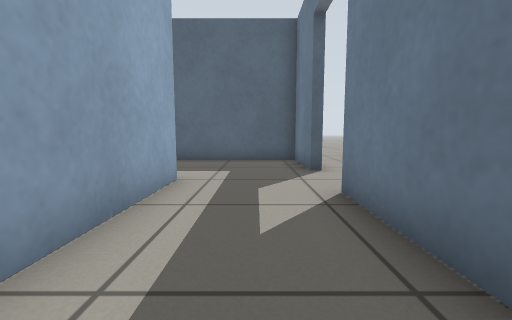
View 1 (above)

13 first-person views from a walk through a world built for the Gazebo simulator. The camera is 0.5 m above the floor, tilts 6° down and sees 90° across. The floor is counted in squares, 0.5 m on a side. Each view is taken from the middle of a square. On the plan, view 1 faces up. The plan holds only what a view shows up to about 11 squares ahead; the rest is blank.

View 2
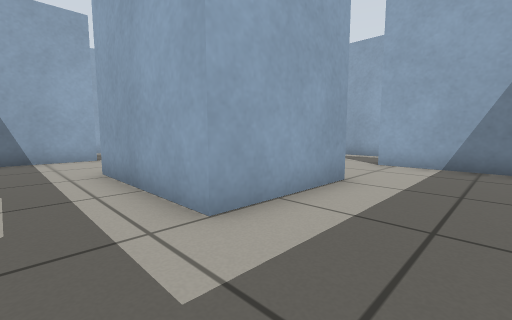

View 3
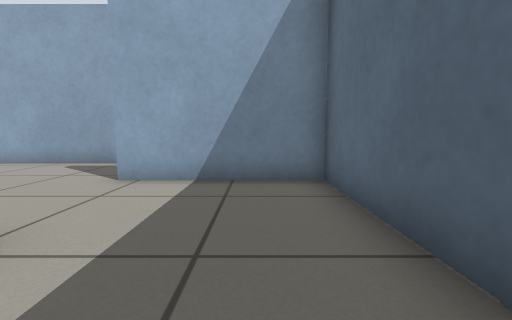

View 4
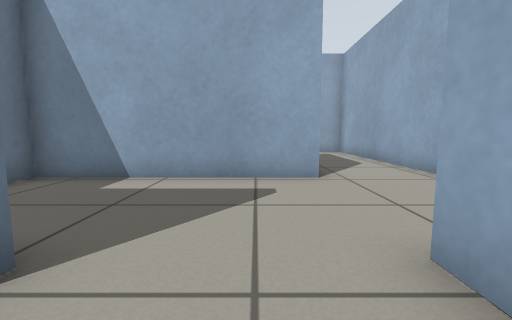

View 5
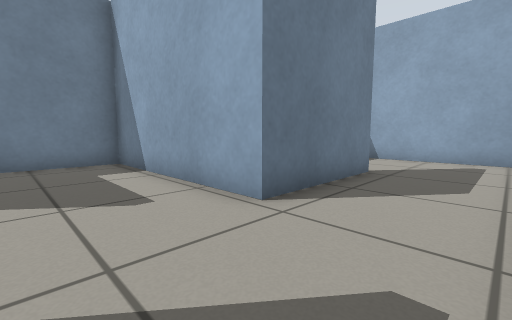

View 6
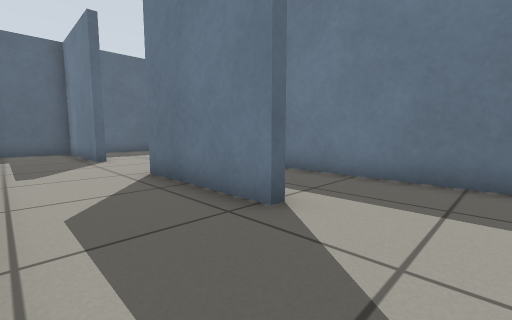

View 7
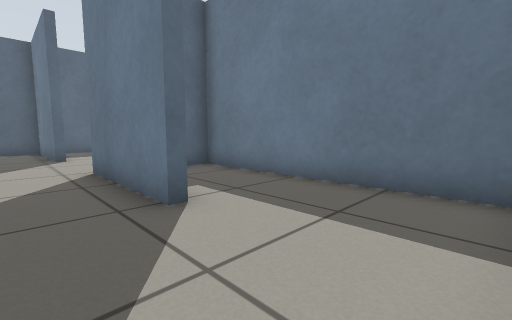

View 8
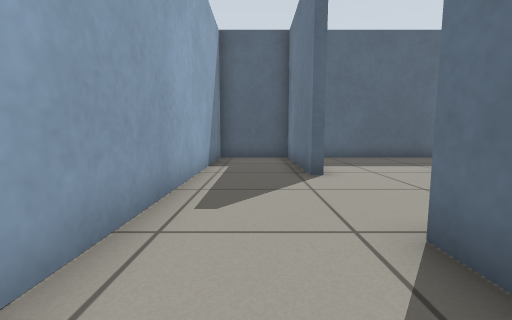

View 9
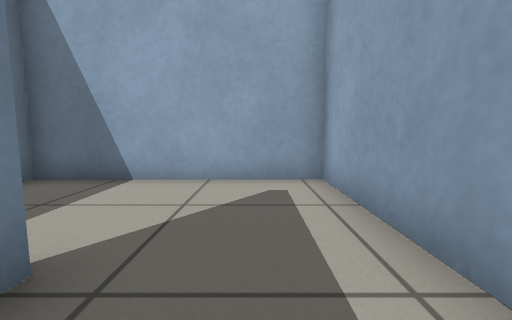

View 10
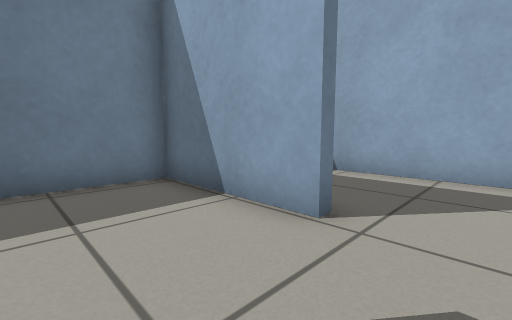

View 11
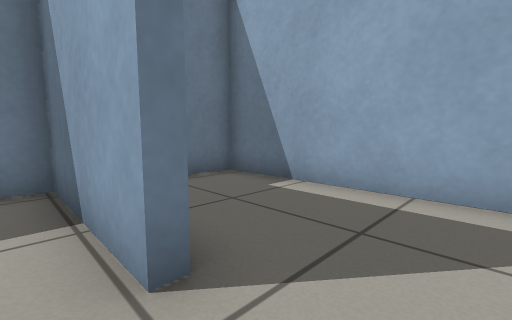

View 12
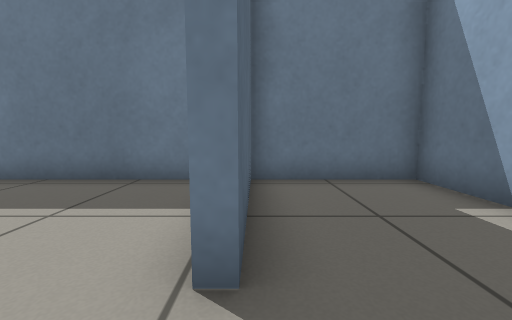

View 13
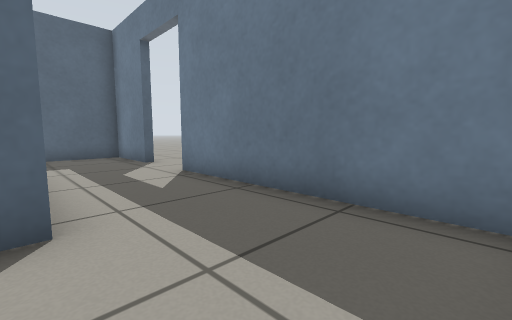

### Floor plan
Points are (right, up) in squares from view 1. A wall is a line through its corners. A room is listed if a view was taken in it or the views show most of it. See-through windows are left out.
Room 1 (views 1, 2, 3, 4, 5, 6, 7, 8, 9, 13)
walls: (-5.3, 5.5) (-1.7, 5.5) (-1.7, 1) (-2.1, 1); (-8.7, 5) (-8.7, 9.5) (-11.5, 9.5) (-11.5, -6.5) (-5.2, -6.5) (-5.2, 1) (-6, 1); (-8, -2.7) (-8.4, -2.7) (-8.4, 1.3) (-2, 1.3) (-2, 4.1); (-2.5, -2.6) (1.5, -2.6) (1.5, 4.4); (1.5, 6.8) (1.5, 9.5) (-8.4, 9.5) (-8.4, 5)
ways out: opening at (-2, -1) to room 2; open door at (2, 5.5)
Room 2 (views 10, 11, 12)
walls: (-2.5, -2.9) (-2.5, -2.6)
ways out: opening at (-2, -1) to room 1; opening at (-3.5, -3) to room 3
Room 3 (no view inside)
walls: (-4.1, -6.5) (1.5, -6.5) (1.5, -2.9); (1, -2.9) (-2.5, -2.9)
ways out: opening at (-3.5, -3) to room 2

Where each view was taken, in squares from view 1:
view 1: 0 up, 0 right, facing up
view 2: 8 up, 0 right, facing down-left
view 3: 8 up, 3 left, facing left
view 4: 7 up, 7 left, facing down
view 5: 4 up, 11 left, facing down-right
view 6: 5 down, 11 left, facing up-right
view 7: 6 down, 10 left, facing up-right
view 8: 1 down, 10 left, facing up
view 9: 1 down, 10 left, facing down
view 10: 0 up, 4 left, facing down-right
view 11: 2 down, 4 left, facing down-right
view 12: 3 down, 4 left, facing right
view 13: 2 down, 2 left, facing up-right
